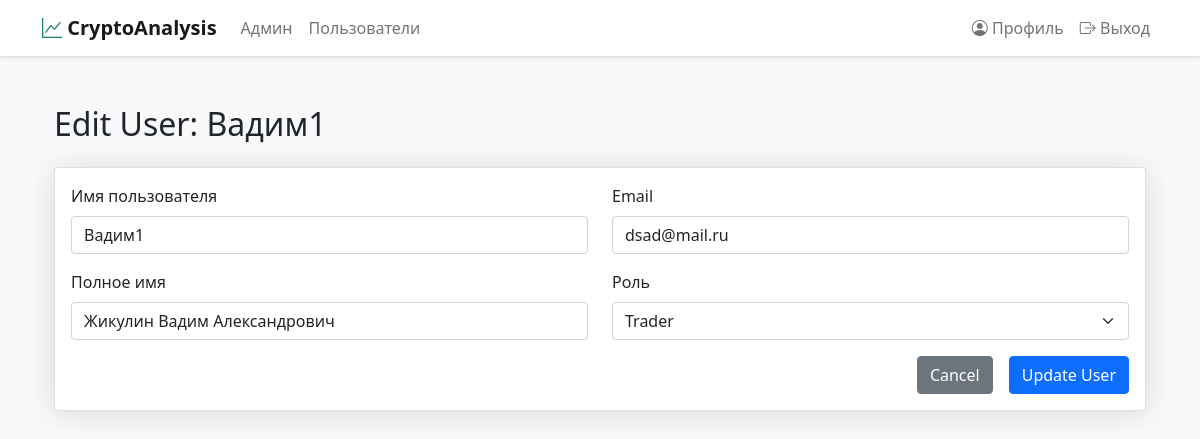
Screenshot of /admin/user/4 (signed in) with the database file from the repository.
### app.py (models this page shows, shortened)
class User(UserMixin, db.Model):
    id = db.Column(db.Integer, primary_key=True)
    username = db.Column(db.String(80), unique=True, nullable=False)
    email = db.Column(db.String(120), unique=True, nullable=False)
    password_hash = db.Column(db.String(128))
    role = db.Column(db.String(20), nullable=False)
    full_name = db.Column(db.String(100))
    last_login = db.Column(db.DateTime)

### app.py (the view, shortened to what this page needs)
@app.route('/admin/user/<int:user_id>', methods=['GET', 'POST'])
@login_required
def edit_user(user_id):
    if current_user.role != 'admin':
        flash('Доступ запрещен', 'danger')
        return redirect(url_for('home'))
    user = User.query.get_or_404(user_id)
    form = UserEditForm(obj=user)
    return render_template('admin/edit_user.html', form=form, user=user)

### app.py
class UserEditForm(FlaskForm):
    username = StringField('Имя пользователя', validators=[DataRequired(), Length(min=4, max=20)])
    email = StringField('Email', validators=[DataRequired(), Email()])
    role = SelectField('Роль', choices=[('admin', 'Admin'), ('trader', 'Trader'), ('analyst', 'Analyst')])
    full_name = StringField('Полное имя', validators=[DataRequired()])
    submit = SubmitField('Обновить профиль')

### app.py (called while the page is built)
@login_manager.user_loader
def load_user(user_id):
    return User.query.get(int(user_id))

### templates/admin/edit_user.html (shortened to what this page needs)
{% extends "base.html" %}
{% block content %}
<div class="container">
    <h2 class="my-4">Edit User: {{ user.username }}</h2>
    <div class="card">
        <div class="card-body">
            <form method="POST" action="{{ url_for('edit_user', user_id=user.id) }}">
                <div class="row mb-3">
                    <div class="col-md-6">
                        <div class="form-group">
                            {{ form.username.label(class="form-label") }}
                            {{ form.username(class="form-control") }}
                        </div>
                    </div>
                    <div class="col-md-6">
                        <div class="form-group">
                            {{ form.email.label(class="form-label") }}
                            {{ form.email(class="form-control") }}
                        </div>
                    </div>
                </div>
                <div class="row mb-3">
                    <div class="col-md-6">
                        <div class="form-group">
                            {{ form.full_name.label(class="form-label") }}
                            {{ form.full_name(class="form-control") }}
                        </div>
                    </div>
                    <div class="col-md-6">
                        <div class="form-group">
                            {{ form.role.label(class="form-label") }}
                            {{ form.role(class="form-select") }}
                        </div>
                    </div>
                </div>
                <div class="d-grid gap-2 d-md-flex justify-content-md-end">
                    <a href="{{ url_for('admin_users') }}" class="btn btn-secondary me-md-2">Cancel</a>
                    <button type="submit" class="btn btn-primary">Update User</button>
                </div>
            </form>
        </div>
    </div>
</div>
{% endblock %}

### static/static/styles.css (style rules this page uses)
body { background-color: #f8f9fa; font-family: -apple-system, BlinkMacSystemFont, 'Segoe UI', Roboto, 'Helvetica Neue', Arial, sans-serif; color: #212529; }
.card { box-shadow: 0 0.15rem 1.75rem rgba(33, 40, 50, 0.15); border: none; border-radius: 0.5rem; }

### rows the page displays
User: username "Вадим1", email "dsad@mail.ru", full_name "Жикулин Вадим Александрович", role "Trader"
